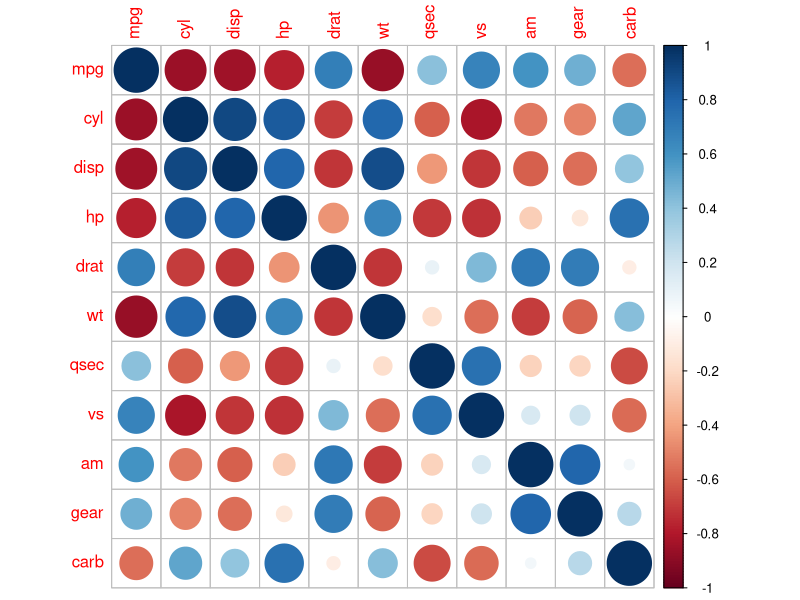

Write the R code that produced this figure. (Note: this script raises an error after producing the figure.)
library(corrplot)

mtcars

data(mtcars)

M <- cor(mtcars)

#correlation plot------------------
corrplot(M)

#kmeans----------------
kmeans(mtcars,3)

newmtcars <- mtcars[c('cyl','hp','disp','wt')]

newmtcars1 <- mtcars[c('hp','disp','wt')]

#kmeans------------------------
newmtcars2 <- kmeans(newmtcars1,3)

attributes(newmtcars2)

#plot before kmeans--------------------
ggplot(newmtcars,aes(wt,hp,col = as.factor(cyl)))+geom_point()

#plot after kmeans----------------
ggplot(newmtcars,aes(wt,hp,col = as.factor(newmtcars2$cluster)))+geom_point()

#confusio matrix-----------------------
table(as.factor(newmtcars$cyl),newmtcars2$cluster)
